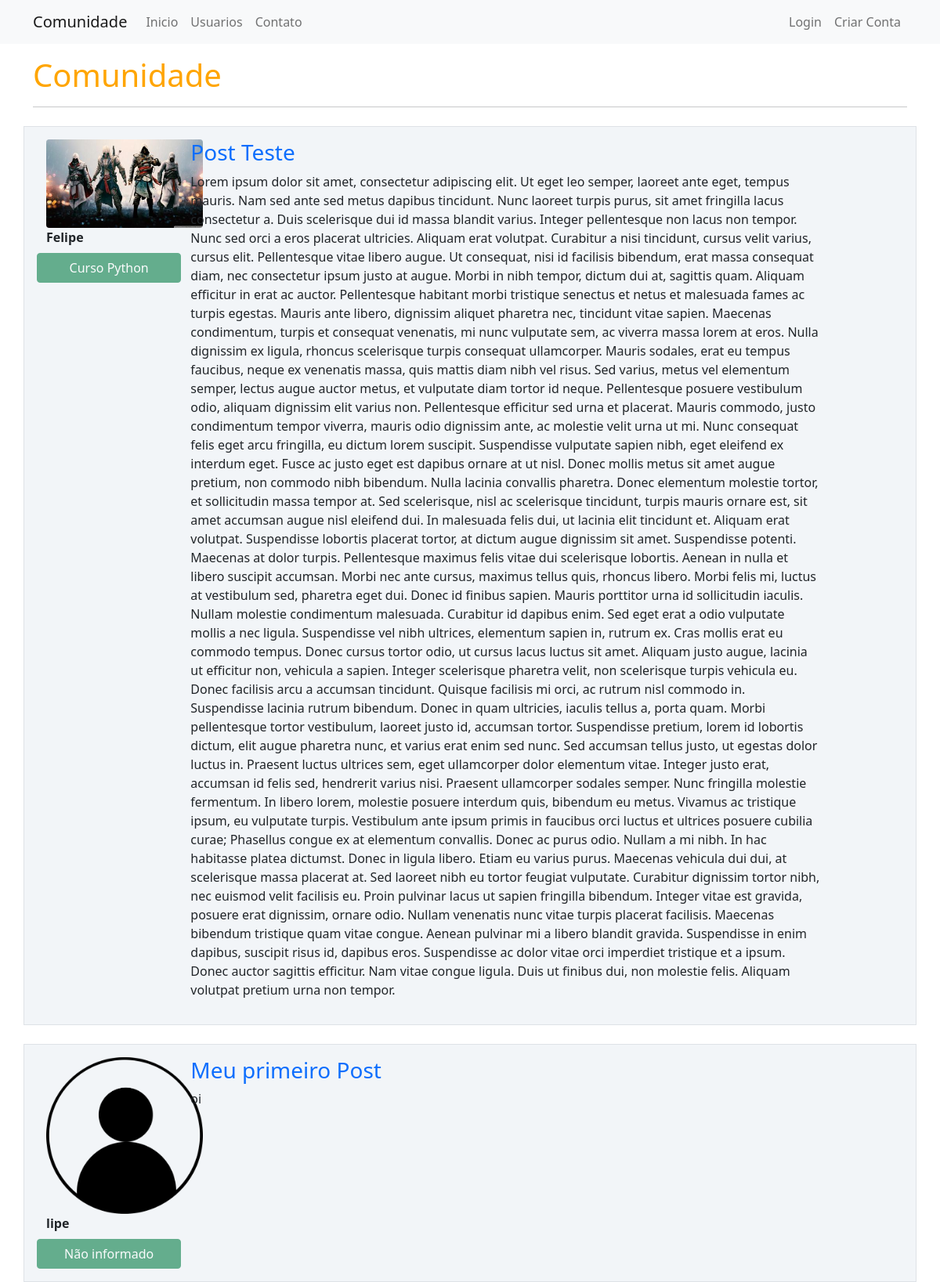
The page / on the database its author committed.
### Comunidade/models.py (models this page shows, shortened)
class Post(database.Model):
    id = database.Column(database.Integer, primary_key=True)
    titulo = database.Column(database.String, nullable=False)
    corpo = database.Column(database.Text, nullable=False)
    data_criacao = database.Column(database.DateTime, nullable=False, default=datetime.utcnow)
    id_usuario = database.Column(database.Integer, database.ForeignKey('usuario.id'), nullable=False)

class Usuario(database.Model, UserMixin):
    id = database.Column(database.Integer, primary_key=True)
    username = database.Column(database.String, nullable=False)
    email = database.Column(database.String, nullable=False, unique=True)
    senha = database.Column(database.String, nullable=False)
    foto_perfil = database.Column(database.String, default='default.jpg')
    posts = database.relationship('Post', backref='autor', lazy=True)
    cursos = database.Column(database.String, nullable=False, default='Não informado')

### Comunidade/routes.py (the view)
@app.route('/')
def home():
    posts = Post.query.order_by(Post.id.desc())
    return render_template('home.html', posts=posts)

### Comunidade/templates/home.html
{% extends 'base.html' %}
{% block body %}
        <div class="container mt-3">
            <h1 style="color: orange">Comunidade</h1>
            <hr>
            {% for post in posts %}
            <div class="row border mt-4 p-3 " style="background-color: #f2f5f8">
                <div class="col col-2">
                    <div class="image pe-2"> <img src="{{ url_for('static', filename='fotos_perfil/{}'.format(post.autor.foto_perfil)) }}" class="rounded" width="200"> </div>
                    <strong>{{ post.autor.username }}</strong>
                    <div class="row justify-content-center" >
                            {% for curso in post.autor.cursos.split(';') %}
                                <button type="button" class="btn btn-success mt-2" disabled>{{ curso }}</button>
                            {% endfor %}
                    </div>
                </div>
                <div class="col col-9">
                    <a style="text-decoration: none" href="{{ url_for('exibir_post', post_id=post.id) }}"> <h3>{{ post.titulo }}</h3> </a>
                    <p>{{ post.corpo }}</p>
                </div>
            </div>
            {% endfor %}
        </div>
{% endblock %}

### rows shown on the page
Post: foto_perfil (picture), autor.username "Felipe", titulo "Post Teste", corpo "Lorem ipsum dolor sit amet, consectetur adipiscing elit. Ut eget leo semper, laoreet ante eget, tempus mauris. Nam sed ante sed metus dapibus tincidunt. Nunc laoreet turpis purus, sit amet fringilla lacus consectetur a. Duis scelerisque dui id massa blandit varius. Integer pellentesque non lacus non tempor. Nunc sed orci a eros placerat ultricies. Aliquam erat volutpat. Curabitur a nisi tincidunt, cursus velit varius, cursus elit. Pellentesque vitae libero augue. Ut consequat, nisi id facilisis bibendum, erat massa consequat diam, nec consectetur ipsum justo at augue. Morbi in nibh tempor, dictum dui at, sagittis quam. Aliquam efficitur in erat ac auctor. Pellentesque habitant morbi…"
Usuario: cursos "Curso Python"
Post: foto_perfil (placeholder picture), autor.username "lipe", titulo "Meu primeiro Post", corpo "oi"
Usuario: cursos "Não informado"
